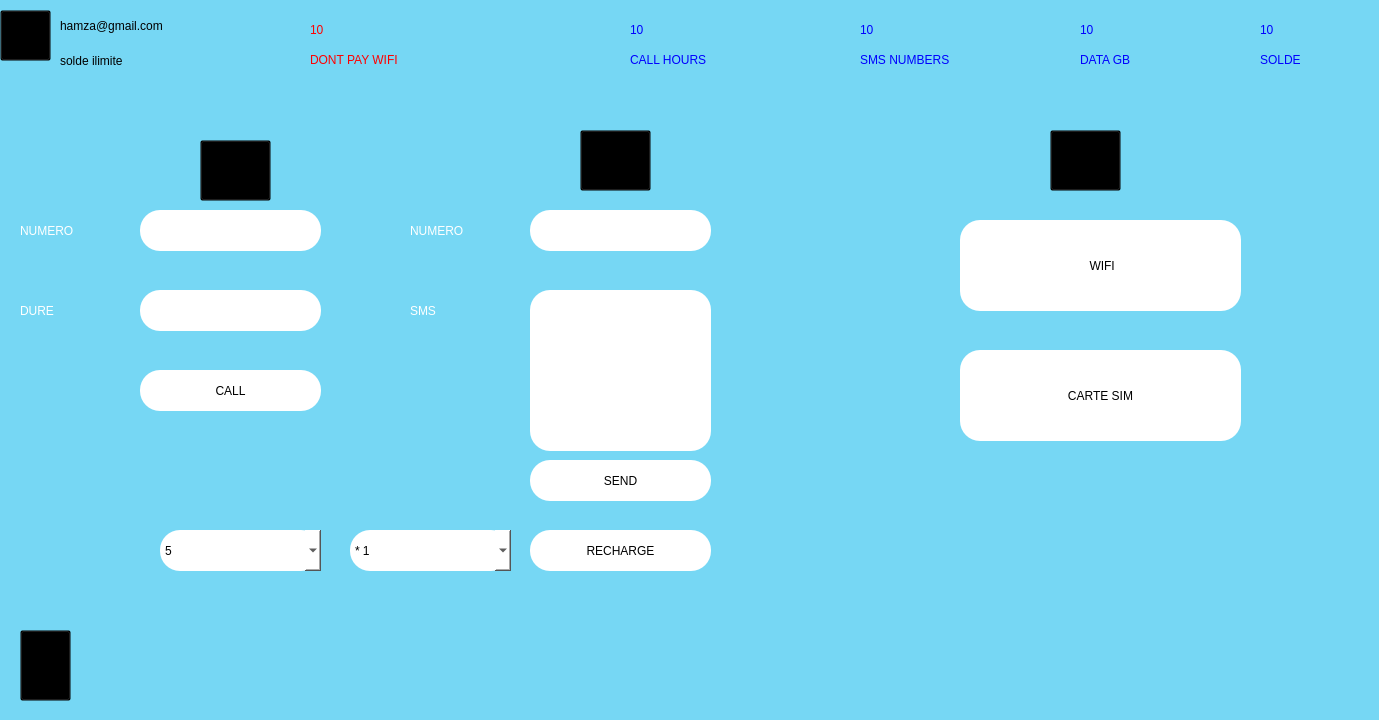
<?xml version="1.0" encoding="UTF-8"?>
<ui version="4.0">
 <class>Form</class>
 <widget class="QWidget" name="Form">
  <property name="geometry">
   <rect>
    <x>0</x>
    <y>0</y>
    <width>1379</width>
    <height>720</height>
   </rect>
  </property>
  <property name="minimumSize">
   <size>
    <width>1379</width>
    <height>720</height>
   </size>
  </property>
  <property name="maximumSize">
   <size>
    <width>1379</width>
    <height>720</height>
   </size>
  </property>
  <property name="windowTitle">
   <string>Form</string>
  </property>
  <property name="styleSheet">
   <string notr="true">background:#76D7F4</string>
  </property>
  <widget class="QPushButton" name="pushButton">
   <property name="geometry">
    <rect>
     <x>580</x>
     <y>130</y>
     <width>71</width>
     <height>61</height>
    </rect>
   </property>
   <property name="cursor">
    <cursorShape>PointingHandCursor</cursorShape>
   </property>
   <property name="styleSheet">
    <string notr="true">image: url(C:/Users/admin/Desktop/OPEN TELECOM/7b7bc658d3fce83780679e84dc62f2fa.png);
background:transparent</string>
   </property>
   <property name="text">
    <string/>
   </property>
  </widget>
  <widget class="QPushButton" name="pushButton_2">
   <property name="geometry">
    <rect>
     <x>200</x>
     <y>140</y>
     <width>71</width>
     <height>61</height>
    </rect>
   </property>
   <property name="cursor">
    <cursorShape>PointingHandCursor</cursorShape>
   </property>
   <property name="styleSheet">
    <string notr="true">image: url(C:/Users/admin/Desktop/OPEN TELECOM/phone-icon-png--clipart-best-17.png);
background:transparent</string>
   </property>
   <property name="text">
    <string/>
   </property>
  </widget>
  <widget class="QPushButton" name="pushButton_3">
   <property name="geometry">
    <rect>
     <x>1050</x>
     <y>130</y>
     <width>71</width>
     <height>61</height>
    </rect>
   </property>
   <property name="cursor">
    <cursorShape>PointingHandCursor</cursorShape>
   </property>
   <property name="styleSheet">
    <string notr="true">image: url(C:/Users/admin/Desktop/OPEN TELECOM/add-1-icon--flatastic-1-iconset--custom-icon-design-0.png);
background:transparent</string>
   </property>
   <property name="text">
    <string/>
   </property>
  </widget>
  <widget class="QPushButton" name="pushButton_4">
   <property name="geometry">
    <rect>
     <x>0</x>
     <y>10</y>
     <width>51</width>
     <height>51</height>
    </rect>
   </property>
   <property name="cursor">
    <cursorShape>PointingHandCursor</cursorShape>
   </property>
   <property name="styleSheet">
    <string notr="true">image: url(C:/Users/admin/Desktop/OPEN TELECOM/gamer.png);
background:transparent</string>
   </property>
   <property name="text">
    <string/>
   </property>
  </widget>
  <widget class="QLabel" name="label_21">
   <property name="geometry">
    <rect>
     <x>60</x>
     <y>10</y>
     <width>151</width>
     <height>31</height>
    </rect>
   </property>
   <property name="styleSheet">
    <string notr="true">font: 75 12pt &quot;Josefin Sans SemiBold&quot;;
</string>
   </property>
   <property name="text">
    <string>hamza@gmail.com</string>
   </property>
  </widget>
  <widget class="QPlainTextEdit" name="plainTextEdit_4">
   <property name="geometry">
    <rect>
     <x>140</x>
     <y>210</y>
     <width>181</width>
     <height>41</height>
    </rect>
   </property>
   <property name="styleSheet">
    <string notr="true">background:white;
border-radius: 20px;
font: 63 12pt &quot;Josefin Sans SemiBold&quot;;

</string>
   </property>
   <property name="plainText">
    <string/>
   </property>
  </widget>
  <widget class="QLabel" name="label_6">
   <property name="geometry">
    <rect>
     <x>20</x>
     <y>210</y>
     <width>81</width>
     <height>41</height>
    </rect>
   </property>
   <property name="styleSheet">
    <string notr="true">font: 63 12pt &quot;Josefin Sans SemiBold&quot;;
color:white
</string>
   </property>
   <property name="text">
    <string>NUMERO</string>
   </property>
  </widget>
  <widget class="QLabel" name="label_7">
   <property name="geometry">
    <rect>
     <x>20</x>
     <y>290</y>
     <width>81</width>
     <height>41</height>
    </rect>
   </property>
   <property name="styleSheet">
    <string notr="true">font: 63 12pt &quot;Josefin Sans SemiBold&quot;;
color:white
</string>
   </property>
   <property name="text">
    <string>DURE</string>
   </property>
  </widget>
  <widget class="QPlainTextEdit" name="plainTextEdit_5">
   <property name="geometry">
    <rect>
     <x>140</x>
     <y>290</y>
     <width>181</width>
     <height>41</height>
    </rect>
   </property>
   <property name="styleSheet">
    <string notr="true">background:white;
border-radius: 20px;
font: 63 12pt &quot;Josefin Sans SemiBold&quot;;

</string>
   </property>
   <property name="plainText">
    <string/>
   </property>
  </widget>
  <widget class="QPushButton" name="pushButton_12">
   <property name="geometry">
    <rect>
     <x>140</x>
     <y>370</y>
     <width>181</width>
     <height>41</height>
    </rect>
   </property>
   <property name="cursor">
    <cursorShape>PointingHandCursor</cursorShape>
   </property>
   <property name="styleSheet">
    <string notr="true">background:white;
border-radius: 20px;
font: 63 10pt &quot;Josefin Sans SemiBold&quot;;

</string>
   </property>
   <property name="text">
    <string>CALL</string>
   </property>
  </widget>
  <widget class="QPlainTextEdit" name="plainTextEdit_6">
   <property name="geometry">
    <rect>
     <x>530</x>
     <y>290</y>
     <width>181</width>
     <height>161</height>
    </rect>
   </property>
   <property name="styleSheet">
    <string notr="true">background:white;
border-radius: 20px;
font: 63 12pt &quot;Josefin Sans SemiBold&quot;;

</string>
   </property>
   <property name="plainText">
    <string/>
   </property>
  </widget>
  <widget class="QLabel" name="label_8">
   <property name="geometry">
    <rect>
     <x>410</x>
     <y>210</y>
     <width>81</width>
     <height>41</height>
    </rect>
   </property>
   <property name="styleSheet">
    <string notr="true">font: 63 12pt &quot;Josefin Sans SemiBold&quot;;
color:white
</string>
   </property>
   <property name="text">
    <string>NUMERO</string>
   </property>
  </widget>
  <widget class="QPushButton" name="pushButton_13">
   <property name="geometry">
    <rect>
     <x>530</x>
     <y>460</y>
     <width>181</width>
     <height>41</height>
    </rect>
   </property>
   <property name="cursor">
    <cursorShape>PointingHandCursor</cursorShape>
   </property>
   <property name="styleSheet">
    <string notr="true">background:white;
border-radius: 20px;
font: 63 10pt &quot;Josefin Sans SemiBold&quot;;

</string>
   </property>
   <property name="text">
    <string>SEND</string>
   </property>
  </widget>
  <widget class="QPlainTextEdit" name="plainTextEdit_7">
   <property name="geometry">
    <rect>
     <x>530</x>
     <y>210</y>
     <width>181</width>
     <height>41</height>
    </rect>
   </property>
   <property name="styleSheet">
    <string notr="true">background:white;
border-radius: 20px;
font: 63 12pt &quot;Josefin Sans SemiBold&quot;;

</string>
   </property>
   <property name="plainText">
    <string/>
   </property>
  </widget>
  <widget class="QLabel" name="label_9">
   <property name="geometry">
    <rect>
     <x>410</x>
     <y>290</y>
     <width>81</width>
     <height>41</height>
    </rect>
   </property>
   <property name="styleSheet">
    <string notr="true">font: 63 12pt &quot;Josefin Sans SemiBold&quot;;
color:white
</string>
   </property>
   <property name="text">
    <string>SMS</string>
   </property>
  </widget>
  <widget class="QPushButton" name="pushButton_14">
   <property name="geometry">
    <rect>
     <x>960</x>
     <y>350</y>
     <width>281</width>
     <height>91</height>
    </rect>
   </property>
   <property name="cursor">
    <cursorShape>PointingHandCursor</cursorShape>
   </property>
   <property name="styleSheet">
    <string notr="true">background:white;
border-radius: 20px;
font: 63 10pt &quot;Josefin Sans SemiBold&quot;;

</string>
   </property>
   <property name="text">
    <string>CARTE SIM</string>
   </property>
  </widget>
  <widget class="QPushButton" name="pushButton_15">
   <property name="geometry">
    <rect>
     <x>530</x>
     <y>530</y>
     <width>181</width>
     <height>41</height>
    </rect>
   </property>
   <property name="cursor">
    <cursorShape>PointingHandCursor</cursorShape>
   </property>
   <property name="styleSheet">
    <string notr="true">background:white;
border-radius: 20px;
font: 63 10pt &quot;Josefin Sans SemiBold&quot;;

</string>
   </property>
   <property name="text">
    <string>RECHARGE</string>
   </property>
  </widget>
  <widget class="QPushButton" name="pushButton_16">
   <property name="geometry">
    <rect>
     <x>960</x>
     <y>220</y>
     <width>281</width>
     <height>91</height>
    </rect>
   </property>
   <property name="cursor">
    <cursorShape>PointingHandCursor</cursorShape>
   </property>
   <property name="styleSheet">
    <string notr="true">background:white;
border-radius: 20px;
font: 63 10pt &quot;Josefin Sans SemiBold&quot;;

</string>
   </property>
   <property name="text">
    <string> WIFI</string>
   </property>
  </widget>
  <widget class="QLabel" name="label_49">
   <property name="geometry">
    <rect>
     <x>860</x>
     <y>20</y>
     <width>91</width>
     <height>20</height>
    </rect>
   </property>
   <property name="styleSheet">
    <string notr="true">font: 75 12pt &quot;Josefin Sans SemiBold&quot;;
color:BLUE
</string>
   </property>
   <property name="text">
    <string>10</string>
   </property>
  </widget>
  <widget class="QLabel" name="label_56">
   <property name="geometry">
    <rect>
     <x>580</x>
     <y>20</y>
     <width>41</width>
     <height>51</height>
    </rect>
   </property>
   <property name="styleSheet">
    <string notr="true">image: url(C:/Users/admin/Desktop/OPEN TELECOM/office-phone-icon--25.png);</string>
   </property>
   <property name="text">
    <string/>
   </property>
  </widget>
  <widget class="QLabel" name="label_28">
   <property name="geometry">
    <rect>
     <x>810</x>
     <y>20</y>
     <width>41</width>
     <height>51</height>
    </rect>
   </property>
   <property name="styleSheet">
    <string notr="true">image: url(C:/Users/admin/Desktop/OPEN TELECOM/156931.png);</string>
   </property>
   <property name="text">
    <string/>
   </property>
  </widget>
  <widget class="QLabel" name="label_51">
   <property name="geometry">
    <rect>
     <x>630</x>
     <y>20</y>
     <width>91</width>
     <height>20</height>
    </rect>
   </property>
   <property name="styleSheet">
    <string notr="true">font: 75 12pt &quot;Josefin Sans SemiBold&quot;;
color:BLUE
</string>
   </property>
   <property name="text">
    <string>10</string>
   </property>
  </widget>
  <widget class="QLabel" name="label_47">
   <property name="geometry">
    <rect>
     <x>310</x>
     <y>50</y>
     <width>171</width>
     <height>20</height>
    </rect>
   </property>
   <property name="styleSheet">
    <string notr="true">font: 75 12pt &quot;Josefin Sans SemiBold&quot;;
color:red
</string>
   </property>
   <property name="text">
    <string>DONT PAY WIFI</string>
   </property>
  </widget>
  <widget class="QLabel" name="label_50">
   <property name="geometry">
    <rect>
     <x>310</x>
     <y>20</y>
     <width>201</width>
     <height>20</height>
    </rect>
   </property>
   <property name="styleSheet">
    <string notr="true">font: 75 12pt &quot;Josefin Sans SemiBold&quot;;
color:red
</string>
   </property>
   <property name="text">
    <string>10</string>
   </property>
  </widget>
  <widget class="QLabel" name="label_53">
   <property name="geometry">
    <rect>
     <x>1080</x>
     <y>50</y>
     <width>81</width>
     <height>20</height>
    </rect>
   </property>
   <property name="styleSheet">
    <string notr="true">font: 75 12pt &quot;Josefin Sans SemiBold&quot;;
color:BLUE

</string>
   </property>
   <property name="text">
    <string>DATA GB</string>
   </property>
  </widget>
  <widget class="QLabel" name="label_59">
   <property name="geometry">
    <rect>
     <x>630</x>
     <y>50</y>
     <width>171</width>
     <height>20</height>
    </rect>
   </property>
   <property name="styleSheet">
    <string notr="true">font: 75 12pt &quot;Josefin Sans SemiBold&quot;;
color:BLUE

</string>
   </property>
   <property name="text">
    <string>CALL HOURS</string>
   </property>
  </widget>
  <widget class="QLabel" name="label_52">
   <property name="geometry">
    <rect>
     <x>860</x>
     <y>50</y>
     <width>171</width>
     <height>20</height>
    </rect>
   </property>
   <property name="styleSheet">
    <string notr="true">font: 75 12pt &quot;Josefin Sans SemiBold&quot;;
color:BLUE

</string>
   </property>
   <property name="text">
    <string>SMS NUMBERS</string>
   </property>
  </widget>
  <widget class="QLabel" name="label_57">
   <property name="geometry">
    <rect>
     <x>1080</x>
     <y>20</y>
     <width>91</width>
     <height>20</height>
    </rect>
   </property>
   <property name="styleSheet">
    <string notr="true">font: 75 12pt &quot;Josefin Sans SemiBold&quot;;
color:BLUE
</string>
   </property>
   <property name="text">
    <string>10</string>
   </property>
  </widget>
  <widget class="QLabel" name="label_54">
   <property name="geometry">
    <rect>
     <x>1030</x>
     <y>20</y>
     <width>41</width>
     <height>51</height>
    </rect>
   </property>
   <property name="styleSheet">
    <string notr="true">image: url(C:/Users/admin/Desktop/OPEN TELECOM/931898-200.png);</string>
   </property>
   <property name="text">
    <string/>
   </property>
  </widget>
  <widget class="QLabel" name="label_55">
   <property name="geometry">
    <rect>
     <x>240</x>
     <y>10</y>
     <width>61</width>
     <height>71</height>
    </rect>
   </property>
   <property name="styleSheet">
    <string notr="true">image: url(C:/Users/admin/Desktop/OPEN TELECOM/cash-payment-icon-5.png);</string>
   </property>
   <property name="text">
    <string/>
   </property>
  </widget>
  <widget class="QLabel" name="label_58">
   <property name="geometry">
    <rect>
     <x>1260</x>
     <y>50</y>
     <width>171</width>
     <height>20</height>
    </rect>
   </property>
   <property name="styleSheet">
    <string notr="true">font: 75 12pt &quot;Josefin Sans SemiBold&quot;;
color:BLUE

</string>
   </property>
   <property name="text">
    <string>SOLDE</string>
   </property>
  </widget>
  <widget class="QLabel" name="label_46">
   <property name="geometry">
    <rect>
     <x>1200</x>
     <y>20</y>
     <width>41</width>
     <height>51</height>
    </rect>
   </property>
   <property name="styleSheet">
    <string notr="true">image: url(C:/Users/admin/Desktop/OPEN TELECOM/493-4930874_bill-png-vector-money-logo-png.png);</string>
   </property>
   <property name="text">
    <string/>
   </property>
  </widget>
  <widget class="QLabel" name="label_48">
   <property name="geometry">
    <rect>
     <x>1260</x>
     <y>20</y>
     <width>111</width>
     <height>20</height>
    </rect>
   </property>
   <property name="styleSheet">
    <string notr="true">font: 75 12pt &quot;Josefin Sans SemiBold&quot;;
color:BLUE
</string>
   </property>
   <property name="text">
    <string>10</string>
   </property>
  </widget>
  <widget class="QPushButton" name="pushButton_6">
   <property name="geometry">
    <rect>
     <x>20</x>
     <y>630</y>
     <width>51</width>
     <height>71</height>
    </rect>
   </property>
   <property name="cursor">
    <cursorShape>PointingHandCursor</cursorShape>
   </property>
   <property name="styleSheet">
    <string notr="true">image: url(C:/Users/admin/Desktop/OPEN TELECOM/56805.png);
background:transparent</string>
   </property>
   <property name="text">
    <string/>
   </property>
  </widget>
  <widget class="QComboBox" name="comboBox">
   <property name="geometry">
    <rect>
     <x>350</x>
     <y>530</y>
     <width>161</width>
     <height>41</height>
    </rect>
   </property>
   <property name="styleSheet">
    <string notr="true">background:white;
border-radius:20px;
font: 63 10pt &quot;Josefin Sans SemiBold&quot;;</string>
   </property>
   <item>
    <property name="text">
     <string>* 1</string>
    </property>
   </item>
   <item>
    <property name="text">
     <string>*2</string>
    </property>
   </item>
   <item>
    <property name="text">
     <string>*3</string>
    </property>
   </item>
   <item>
    <property name="text">
     <string>SOLDE</string>
    </property>
   </item>
  </widget>
  <widget class="QLabel" name="label_22">
   <property name="geometry">
    <rect>
     <x>60</x>
     <y>50</y>
     <width>141</width>
     <height>21</height>
    </rect>
   </property>
   <property name="styleSheet">
    <string notr="true">font: 75 8pt &quot;Josefin Sans SemiBold&quot;;
</string>
   </property>
   <property name="text">
    <string>solde ilimite</string>
   </property>
  </widget>
  <widget class="QComboBox" name="comboBox_2">
   <property name="geometry">
    <rect>
     <x>160</x>
     <y>530</y>
     <width>161</width>
     <height>41</height>
    </rect>
   </property>
   <property name="styleSheet">
    <string notr="true">background:white;
border-radius:20px;
font: 63 10pt &quot;Josefin Sans SemiBold&quot;;</string>
   </property>
   <item>
    <property name="text">
     <string>5</string>
    </property>
   </item>
   <item>
    <property name="text">
     <string>10</string>
    </property>
   </item>
   <item>
    <property name="text">
     <string>20</string>
    </property>
   </item>
   <item>
    <property name="text">
     <string>30</string>
    </property>
   </item>
   <item>
    <property name="text">
     <string>50</string>
    </property>
   </item>
   <item>
    <property name="text">
     <string>100</string>
    </property>
   </item>
   <item>
    <property name="text">
     <string>200</string>
    </property>
   </item>
  </widget>
 </widget>
 <resources>
  <include location="total.qrc"/>
 </resources>
 <connections/>
</ui>
